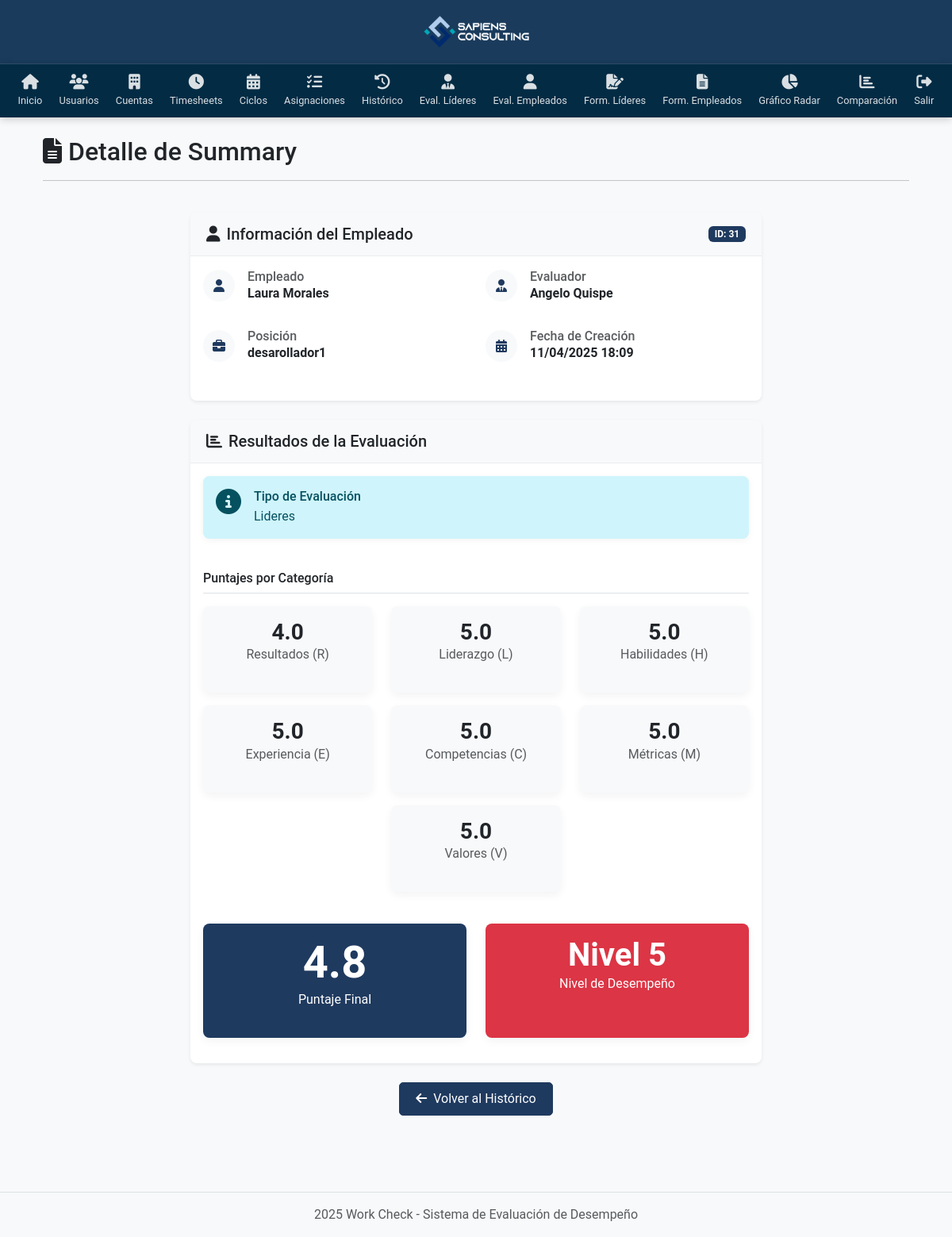
The page /summary/31/ (signed in) on the database as committed earlier.
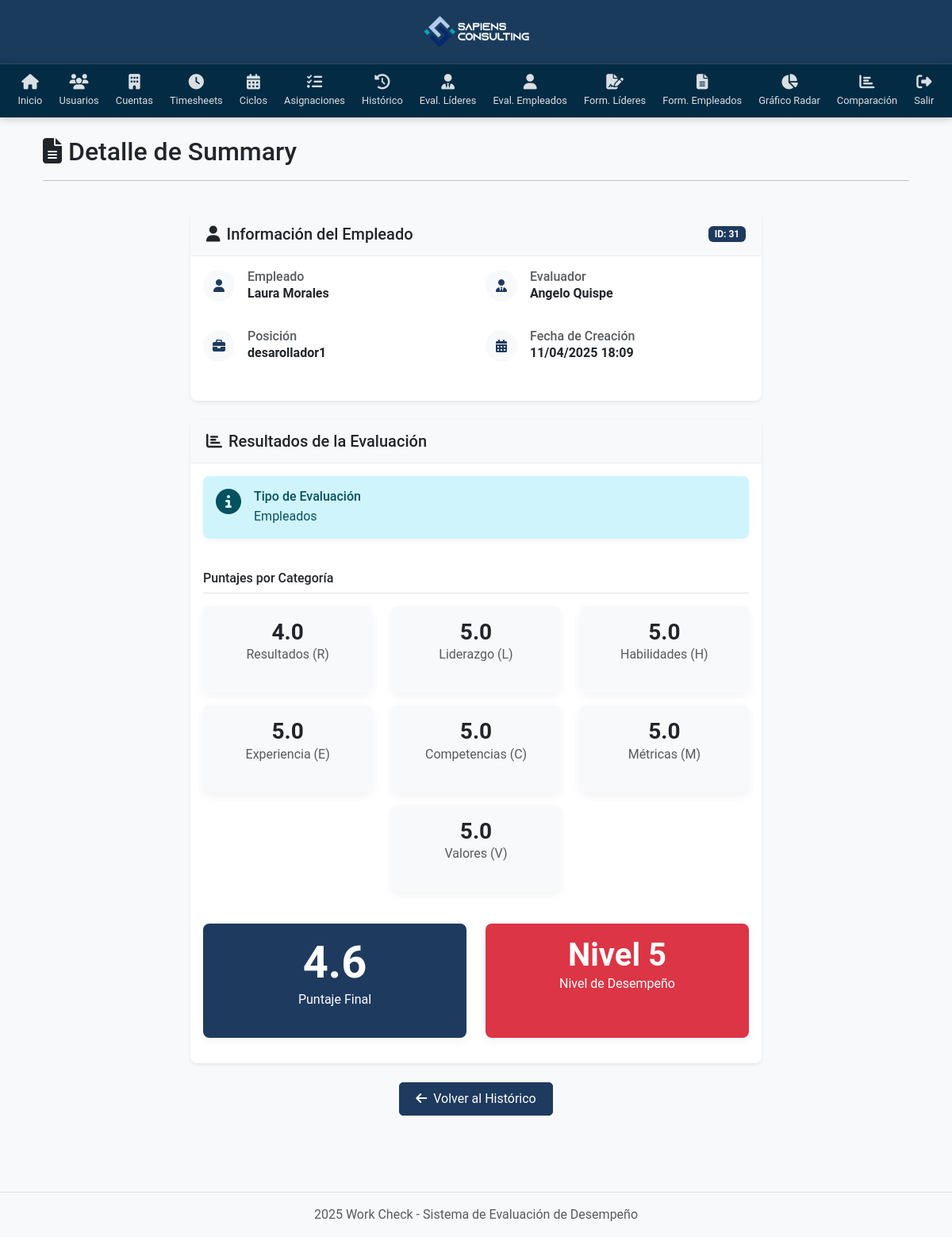
The same page on the database as committed later.
### System/models.py (models this page shows)
class Summary(models.Model):
    employee = models.ForeignKey(Usuario, on_delete=models.CASCADE, related_name='employee_summaries')
    evaluator = models.ForeignKey(Usuario, on_delete=models.CASCADE, related_name='evaluator_summaries')
    R = models.FloatField() # Ponderado Responsabilidades de la posición
    L = models.FloatField(blank=True, null=True) # Ponderado Responsabilidades por liderazgo
    H = models.FloatField() # Ponderado Habilidades
    E = models.FloatField() # Ponderado Enfoque
    C = models.FloatField() # Ponderado Competencia Técnica
    M = models.FloatField() # Ponderado Metas y Resultados
    V = models.FloatField() # Ponderado Valores Corporativos
    final_score = models.FloatField() # Suma de ponderados
    performance_level = models.CharField(max_length=50)
    evaluation_type = models.CharField(max_length=50)
    created_at = models.DateTimeField(auto_now_add=True)
    position = models.ForeignKey(Position, on_delete=models.PROTECT)

class Usuario(models.Model):
    first_name = models.CharField(max_length=50)
    middle_name = models.CharField(max_length=50, blank=True, null=True)
    last_name = models.CharField(max_length=50)
    second_last_name = models.CharField(max_length=50, blank=True, null=True)
    user_type = models.CharField(max_length=50)
    position = models.ForeignKey(Position, on_delete=models.PROTECT)

class Position(models.Model):
    position_code = models.CharField(max_length=20)
    position_name = models.CharField(max_length=100)

### System/views.py (the view)
# urls.py: path('summary/<int:summary_id>/', views.detail_summary, name='detail_summary'),
@login_required
def detail_summary(request, summary_id):
    try:
        summary = Summary.objects.get(id=summary_id)
    except Summary.DoesNotExist:
        return redirect('list_permanent_assignments')
    return render(request, 'System/detail_summary.html', {'summary': summary})

### System/views.py (called while the page is built)
def login_required(view_func):
    @wraps(view_func)
    def wrapped_view(request, *args, **kwargs):
        if not request.session.get('user_id'):
            return redirect('login')
        return view_func(request, *args, **kwargs)
    return wrapped_view

### System/templates/System/detail_summary.html (shortened to what the changed rows need)
{% extends 'System/base.html' %}
{% load static %}
{% block content %}
<div class="container">
    <div class="row mb-4">
        <div class="col-12">
            <div class="d-flex align-items-center">
                <h2 class="mb-0"><i class="fas fa-file-alt me-2"></i>Detalle de Summary</h2>
            </div>
        </div>
    </div>
    <div class="row">
        <div class="col-lg-8 mx-auto">
            <div class="card shadow-sm mb-4">
                <div class="card-header bg-light d-flex justify-content-between align-items-center">
                    <h5 class="card-title mb-0"><i class="fas fa-user me-2"></i>Información del Empleado</h5>
                    <span class="badge bg-primary">ID: {{ summary.id }}</span>
                </div>
                <div class="card-body">
                    <div class="row mb-3">
                        <div class="col-md-6">
                            <div class="d-flex align-items-center mb-3">
                                <div>
                                    <h6 class="mb-0 text-muted">Empleado</h6>
                                    <p class="mb-0 fw-bold">{{ summary.employee.first_name }} {{ summary.employee.last_name }}</p>
                                </div>
                            </div>
                        </div>
                        <div class="col-md-6">
                            <div class="d-flex align-items-center mb-3">
                                <div>
                                    <h6 class="mb-0 text-muted">Evaluador</h6>
                                    <p class="mb-0 fw-bold">{{ summary.evaluator.first_name }} {{ summary.evaluator.last_name }}</p>
                                </div>
                            </div>
                        </div>
                    </div>
                    <div class="row mb-3">
                        <div class="col-md-6">
                            <div class="d-flex align-items-center mb-3">
                                <div>
                                    <h6 class="mb-0 text-muted">Posición</h6>
                                    <p class="mb-0 fw-bold">{{ summary.position.position_name }}</p>
                                </div>
                            </div>
                        </div>
                        <div class="col-md-6">
                            <div class="d-flex align-items-center mb-3">
                                <div>
                                    <h6 class="mb-0 text-muted">Fecha de Creación</h6>
                                    <p class="mb-0 fw-bold">{{ summary.created_at|date:"d/m/Y H:i" }}</p>
                                </div>
                            </div>
                        </div>
                    </div>
                </div>
            </div>
            <div class="card shadow-sm mb-4">
                <div class="card-body">
                    <div class="row mb-4">
                        <div class="col-12">
                            <div class="alert alert-info">
                                <div class="d-flex">
                                    <div>
                                        <h6 class="alert-heading mb-1">Tipo de Evaluación</h6>
                                        <p class="mb-0">{{ summary.evaluation_type }}</p>
                                    </div>
                                </div>
                            </div>
                        </div>
                    </div>
                    <div class="row mb-4">
                        <div class="col-12">
                            <div class="row">
                                <div class="col-md-4 col-sm-6 mb-3">
                                    <div class="card h-100 border-0 bg-light">
                                        <div class="card-body text-center">
                                            <h3 class="mb-0 fw-bold">{{ summary.R }}</h3>
                                            <p class="text-muted mb-0">Resultados (R)</p>
                                        </div>
                                    </div>
                                </div>
                                <div class="col-md-4 col-sm-6 mb-3">
                                    <div class="card h-100 border-0 bg-light">
                                        <div class="card-body text-center">
                                            <h3 class="mb-0 fw-bold">{{ summary.L }}</h3>
                                            <p class="text-muted mb-0">Liderazgo (L)</p>
                                        </div>
                                    </div>
                                </div>
                                <div class="col-md-4 col-sm-6 mb-3">
                                    <div class="card h-100 border-0 bg-light">
                                        <div class="card-body text-center">
                                            <h3 class="mb-0 fw-bold">{{ summary.H }}</h3>
                                            <p class="text-muted mb-0">Habilidades (H)</p>
                                        </div>
                                    </div>
                                </div>
                                <div class="col-md-4 col-sm-6 mb-3">
                                    <div class="card h-100 border-0 bg-light">
                                        <div class="card-body text-center">
                                            <h3 class="mb-0 fw-bold">{{ summary.E }}</h3>
                                            <p class="text-muted mb-0">Experiencia (E)</p>
                                        </div>
                                    </div>
                                </div>
                                <div class="col-md-4 col-sm-6 mb-3">
                                    <div class="card h-100 border-0 bg-light">
                                        <div class="card-body text-center">
                                            <h3 class="mb-0 fw-bold">{{ summary.C }}</h3>
                                            <p class="text-muted mb-0">Competencias (C)</p>
                                        </div>
                                    </div>
                                </div>
                                <div class="col-md-4 col-sm-6 mb-3">
                                    <div class="card h-100 border-0 bg-light">
                                        <div class="card-body text-center">
                                            <h3 class="mb-0 fw-bold">{{ summary.M }}</h3>
                                            <p class="text-muted mb-0">Métricas (M)</p>
                                        </div>
                                    </div>
                                </div>
                                <div class="col-md-4 col-sm-6 mb-3 mx-auto">
                                    <div class="card h-100 border-0 bg-light">
                                        <div class="card-body text-center">
                                            <h3 class="mb-0 fw-bold">{{ summary.V }}</h3>
                                            <p class="text-muted mb-0">Valores (V)</p>
                                        </div>
                                    </div>
                                </div>
                            </div>
                        </div>
                    </div>
                    <div class="row">
                        <div class="col-md-6 mb-3">
                            <div class="card h-100 border-0 bg-primary text-white">
                                <div class="card-body text-center">
                                    <h2 class="display-4 fw-bold mb-0">{{ summary.final_score }}</h2>
                                    <p class="mb-0">Puntaje Final</p>
                                </div>
                            </div>
                        </div>
                        <div class="col-md-6 mb-3">
                            <div class="card h-100 border-0
                                {% if summary.performance_level == 'Excelente' %}
                                    bg-success
                                {% elif summary.performance_level == 'Bueno' %}
                                    bg-info
                                {% elif summary.performance_level == 'Regular' %}
                                    bg-warning
                                {% else %}
                                    bg-danger
                                {% endif %}
                                text-white">
                                <div class="card-body text-center">
                                    <h2 class="display-6 fw-bold mb-0">{{ summary.performance_level }}</h2>
                                    <p class="mb-0">Nivel de Desempeño</p>
                                </div>
                            </div>
                        </div>
                    </div>
                </div>
            </div>
        </div>
    </div>
</div>
{% endblock %}

Rows that differ between the two databases and show on the page:
changed Summary "Nivel 5": evaluation_type "Lideres" → "Empleados"; final_score "4.8" → "4.6"
